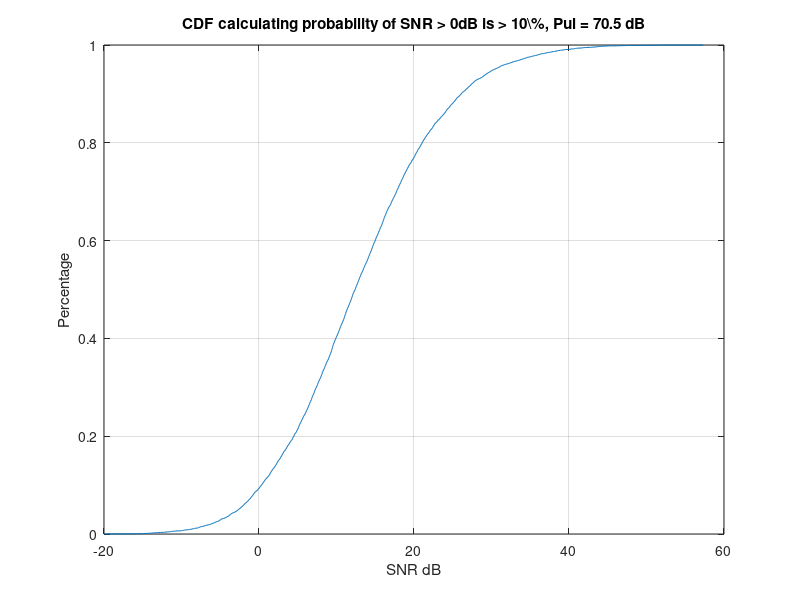
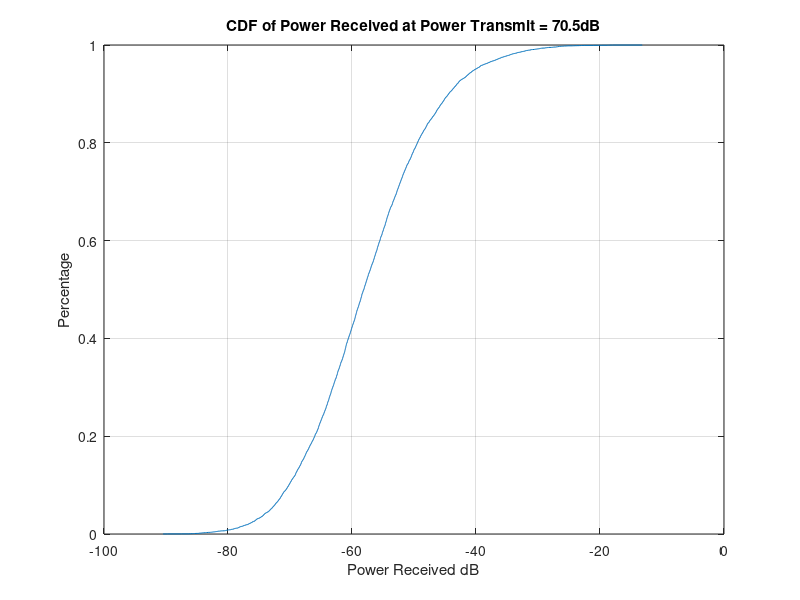
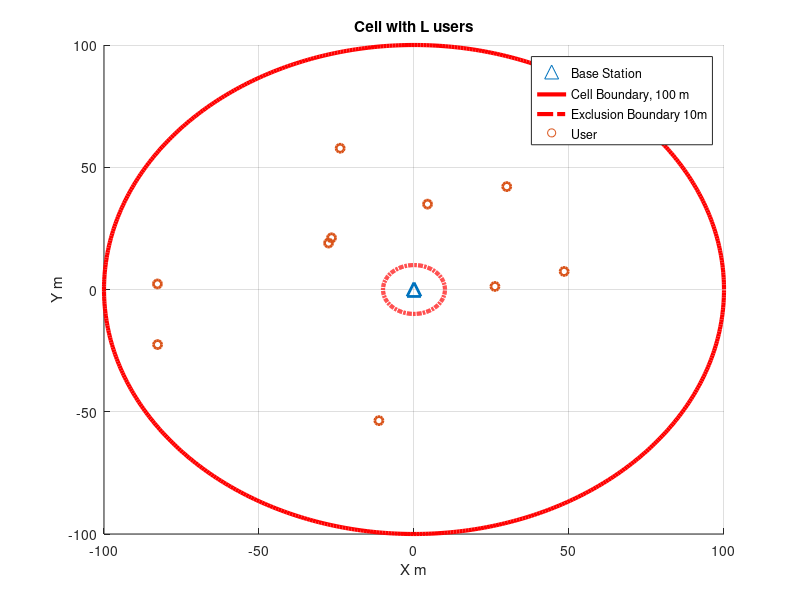

MATLAB code for these plots, in order: (Note: this script raises an error after producing the figures.)
% Project 2
% Robert Reid

clear; 
close all;
clc;
clf;
%% Determing the Optimal Transmit Power
M = 150; % number of 
C = 3; % number of Cluster
S = 16; % number of subpaths
delta = 0.5; %antenna spacing in wavelengths
Gamma = 3.2; % pathloss exponent
sigma_sf = (8.2); %dB shadow fading standard deviation
sigma_c = 14.4^2; %cluster angle variance
sigma_s = 1.28^2; %subpath angle variance
r = 100;
r_o = 10;
L = 10;
iteration = 10000;
d_o = 1; % reference distance 


p_ul = 70.5;% 70.5dB for 10% at -0dB
p_ul = db2pow(p_ul);
for l = 1:iteration
    Mags =sqrt(r_o^2+ +(r^2-r_o^2)*rand(1,1));
    Phases = -r +(2*r)*rand(1,1);
    d_l = (Mags .* exp(1i*Phases));
    X_l = (10.^(normrnd(0,sigma_sf)/10));
    Beta_l(l) = 1*X_l*(abs(d_l)/d_o).^-Gamma;
    SNR(l) = p_ul * Beta_l(l);
    
        
end
figure(1)
cdfplot(pow2db(SNR))
xlabel('SNR dB');
ylabel('Percentage');
title('CDF calculating probability of SNR > 0dB is > 10\%, Pul = 70.5 dB')
figure(2)
cdfplot(pow2db(Beta_l))
xlabel('Power Received dB');
ylabel('Percentage');
title('CDF of Power Received at Power Transmit = 70.5dB')
%% Displaying Exclusion Zone of Users


N =10;
r =100;
r_o = 10;
figure(10)
hold on
scatter([0],[0],100,'^','LineWidth',2)
ang=0:0.01:2*pi; 
xp=r*cos(ang);
yp=r*sin(ang);
plot(xp,yp,'r-','LineWidth',3);
ang=0:0.01:2*pi; 
xp=r/10*cos(ang);
yp=r/10*sin(ang);
plot(xp,yp,'r-.','LineWidth',3);
for inc = 1:1
    Mags =sqrt(r_o^2+ +(r^2-r_o^2)*rand(N,1));
    Phases = -r +(2*r)*rand(N,1);
    d = (Mags .* exp(1i*Phases));
    scatter(imag(d), real(d),'b+','LineWidth',2)
end
grid on
xlabel('X m');
ylabel('Y m');
legend('Base Station','Cell Boundary, 100 m','Exclusion Boundary 10m','User')
title('Cell with L users')

%% Plotting SINR for vary SNR - Ray Based
SNR = linspace(-30,60,20);
SNRpow = db2pow(SNR);
N = 3000;
L = 10;
M = 150;

p_ul = 70.5;
p_ul = db2pow(p_ul);
A = p_ul; %received power at reference distance
SINR = zeros([N L numel(SNR)]);
Beta_l = zeros([N L]);
phi_c = zeros([1 C]);
Delta_cs = zeros([1 S]);
phi_cs = zeros([C S]);
h_l = zeros([L C S M]);
for snr = 1:numel(SNR)
    for iter = 1:N
        %determine H matrix for L users
        for l = 1:L
            %Dropping users and determining Beta
            Mags =sqrt(r_o^2+ +(r^2-r_o^2)*rand(1,1));
            Phases = -r +(2*r)*rand(1,1);
            d_l = (Mags .* exp(1i*Phases));
            X_l = (10.^(normrnd(0,sigma_sf)/10));% lognormal shadowing
            Beta_l(iter,l) = A*X_l*(abs(d_l)/d_o).^-Gamma;
            phi_c = normrnd(0,sigma_c,C,1);
            
            Betac = Beta_l(iter,l)./(2.^(1:C));
            Betac(C) = Betac(C-1);
            
            for c = 1:C
                Delta_cs = laprnd(S,1,0,sigma_s);
                phi_cs(c,:) = phi_c(c) + Delta_cs;
                Beta_cs_l = Betac(c)/S;
                for s = 1:S               
                    theta_cs_l = (2*pi)*rand(1);
                    gamma_l = sqrt(Beta_cs_l)*exp(i*theta_cs_l);
                    a_l = exp(i*2*pi*(0:M-1)*delta*sind(phi_cs(c,s)))';
                    h_l(l,c,s,:) = gamma_l*a_l;                  
                end
            end
            h_l_sum = sum(h_l,2);
            h_l_sum = squeeze(sum(h_l_sum,3))';                 
        end     
        %determine SINR for each user
        for l = 1:L            
            H = h_l_sum;
            W = H;           
            Sum = 0;
            for lb = 1:L
                if lb ~= l
                    temp = abs(W(:,l)'*H(:,lb))^2;
                    Sum = Sum + temp;
                end
            end

            SINR(iter,l,snr) = (p_ul*(abs(W(:,l)'*H(:,l)))^2)/(p_ul*Sum + (p_ul*Beta_l(iter,l)./SNRpow(snr)) *norm(W(:,l))^2);
        end
    end  
end

SEmrc = squeeze(log2(1+mean(SINR,1)));
SEmrc = sum(SEmrc,1)


SINR = zeros([N L numel(SNR)]);
Beta_l = zeros([N L]);
phi_c = zeros([1 C]);
Delta_cs = zeros([1 S]);
phi_cs = zeros([C S]);
h_l = zeros([L C S M]);
for snr = 1:numel(SNR)
    for iter = 1:N
        %determine H matrix for L users
        for l = 1:L
            Mags =sqrt(r_o^2+ +(r^2-r_o^2)*rand(1,1));
            Phases = -r +(2*r)*rand(1,1);
            d_l = (Mags .* exp(1i*Phases));
            X_l = (10.^(normrnd(0,sigma_sf)/10));
            Beta_l(iter,l) = A*X_l*(abs(d_l)/d_o).^-Gamma;
            phi_c = normrnd(0,sigma_c,C,1);
            
            Betac = Beta_l(iter,l)./(2.^(1:C));
            Betac(C) = Betac(C-1);
            
            for c = 1:C
                Delta_cs = laprnd(S,1,0,sigma_s);
                phi_cs(c,:) = phi_c(c) + Delta_cs;
                Beta_cs_l = Betac(c)/S;
                for s = 1:S                    
                    theta_cs_l = (2*pi)*rand(1);
                    gamma_l = sqrt(Beta_cs_l)*exp(i*theta_cs_l);                
                    a_l = exp(i*2*pi*(0:M-1)*delta*sind(phi_cs(c,s)))';
                    h_l(l,c,s,:) = gamma_l*a_l;                 
                end
            end
            h_l_sum = sum(h_l,2);
            h_l_sum = squeeze(sum(h_l_sum,3))';                   
        end     
        %determine SINR for each user
        for l = 1:L        
            H = h_l_sum;
            W = H*inv(H'*H);
            
            Sum = 0;
            for lb = 1:L
                if lb ~= l
                    temp = abs(W(:,l)'*H(:,lb))^2;
                    Sum = Sum + temp;
                end
            end
            SINR(iter,l,snr) = (p_ul*(abs(W(:,l)'*H(:,l)))^2)/(p_ul*Sum + (p_ul*Beta_l(iter,l)./SNRpow(snr)) *norm(W(:,l))^2);
        end
    end   
end
SEzf = squeeze(log2(1+mean(SINR,1)));
SEzf = sum(SEzf,1);


figure(3)
hold on
plot(SNR,((SEmrc)),'r-')
plot(SNR,(SEzf),'b-')
grid on


%% Kronecker Model
SNR = linspace(-30,60,20)
SNRpow = db2pow(SNR)

N = 3000;

p = 0.9
R = zeros([M L]);
for j = 1:M
    for k = 1:L
        R(j,k) = p^abs(j-k);
    end
end 
SINR = zeros([N L numel(SNR)]);
Beta_l = zeros([N L]);
phi_c = zeros([1 C]);
Delta_cs = zeros([1 S]);
phi_cs = zeros([C S]);
h_l = zeros([L C S M]);
for snr = 1:numel(SNR)
    for iter = 1:N
        %determine H matrix for L users
        for l = 1:L
            
            Mags =sqrt(r_o^2+ +(r^2-r_o^2)*rand(1,1));
            Phases = -r +(2*r)*rand(1,1);
            d_l = (Mags .* exp(1i*Phases));
            X_l = (10.^(normrnd(0,sigma_sf)/10));
            Beta_l(iter,l) = A*X_l*(abs(d_l)/d_o).^-Gamma;
            H = 1/sqrt(2) *(randn(M,L)+1i*randn(M,L));
            H = sqrt(R).*H;
            
        end  
        
        
        %determine SINR for each user
        for l = 1:L
            
            W = H;
            Sum = 0;
            for lb = 1:L
                if lb ~= l
                    temp = abs(W(:,l)'*H(:,lb))^2;
                    Sum = Sum + temp;
                end
            end
            
            SINR(iter,l,snr) = (p_ul*(abs(W(:,l)'*H(:,l)))^2)/(p_ul*Sum + (p_ul*Beta_l(iter,l)./SNRpow(snr)) *norm(W(:,l))^2);
            
        end
    end
    
end

SEmrc = squeeze(log2(1+mean(SINR,1)));
SEmrc = sum(SEmrc,1)



SINR = zeros([N L numel(SNR)]);
Beta_l = zeros([N L]);
phi_c = zeros([1 C]);
Delta_cs = zeros([1 S]);
phi_cs = zeros([C S]);
h_l = zeros([L C S M]);
for snr = 1:numel(SNR)
    for iter = 1:N
        %determine H matrix for L users
        
          for l = 1:L  
            Mags =sqrt(r_o^2+ +(r^2-r_o^2)*rand(1,1));
            Phases = -r +(2*r)*rand(1,1);
            d_l = (Mags .* exp(1i*Phases));
            X_l = (10.^(normrnd(0,sigma_sf)/10));
            Beta_l(iter,l) = A*X_l*(abs(d_l)/d_o).^-Gamma;
            H = 1/sqrt(2)*(randn(M,L)+1i*randn(M,L));
            H = sqrt(R).*H;
          end
            
        
        
        %determine SINR for each user
        for l = 1:L
            
            W = H*inv(H'*H);
            Sum = 0;
            for lb = 1:L
                if lb ~= l
                    temp = abs(W(:,l)'*H(:,lb))^2;
                    Sum = Sum + temp;
                end
            end
            %temp = (p_ul*(abs(W(:,l)'*H(:,l)))^2)/(p_ul*Sum + (p_ul*Beta_l(iter,l)./SNRpow(snr)) *norm(W(:,l))^2);
            SINR(iter,l,snr) = (p_ul*(abs(W(:,l)'*H(:,l)))^2)/(p_ul*Sum + (p_ul*Beta_l(iter,l)./SNRpow(snr)) *norm(W(:,l))^2);
            
        end
    end
end

SEzf = squeeze(log2(1+mean(SINR,1)));
SEzf = sum(SEzf,1)

%figure(4)
%hold on
plot(SNR,(SEmrc),'r--')
plot(SNR,(SEzf),'b--')
grid on
xlabel('SNR dB')
ylabel('Spectral Efficiency bps/HZ')
title('Up-link Performace for Kronecker and Ray Based Channel')
legend('MRC Ray-Based','ZF Ray-Based','MRC Kronecker','ZF Kronecker')

%% CDFs
figure(5)
hold on
count = 1;
N = 2000;
SNR = 0;
for M = [25 100 150]
%SNR = 10;
SNRpow = db2pow(SNR)
SINR = zeros([N L numel(SNR)]);
Beta_l = zeros([N L]);
phi_c = zeros([1 C]);
Delta_cs = zeros([1 S]);
phi_cs = zeros([C S]);
h_l = zeros([L C S M]);
for snr = 1:numel(SNR)
    for iter = 1:N
        %determine H matrix for L users
        for l = 1:L
            Mags =sqrt(r_o^2+ +(r^2-r_o^2)*rand(1,1));
            Phases = -r +(2*r)*rand(1,1);
            d_l = (Mags .* exp(1i*Phases));
            X_l = (10.^(normrnd(0,sigma_sf)/10));
            Beta_l(iter,l) = A*X_l*(abs(d_l)/d_o).^-Gamma;
            phi_c = normrnd(0,sigma_c,C,1);
            
            Betac = Beta_l(iter,l)./(2.^(1:C));
            Betac(C) = Betac(C-1);
            
            for c = 1:C
                Delta_cs = laprnd(S,1,0,sigma_s);
                phi_cs(c,:) = phi_c(c) + Delta_cs;
                Beta_cs_l = Betac(c)/S;
                for s = 1:S               
                    theta_cs_l = (2*pi)*rand(1);
                    gamma_l = sqrt(Beta_cs_l)*exp(i*theta_cs_l);
                    a_l = exp(i*2*pi*(0:M-1)*delta*sind(phi_cs(c,s)))';
                    h_l(l,c,s,:) = gamma_l*a_l;                  
                end
            end
            h_l_sum = sum(h_l,2);
            h_l_sum = squeeze(sum(h_l_sum,3))';                 
        end     
        for l = 1:L            
            H = h_l_sum;
            W = H;           
            Sum = 0;
            for lb = 1:L
                if lb ~= l
                    temp = abs(W(:,l)'*H(:,lb))^2;
                    Sum = Sum + temp;
                end
            end

            SINR(iter,l,snr) = (p_ul*(abs(W(:,l)'*H(:,l)))^2)/(p_ul*Sum + (p_ul*Beta_l(iter,l)./SNRpow(snr)) *norm(W(:,l))^2);
        end
    end  
end

SEmrc = ((SINR));
SEmrc_cdf = mean(SEmrc,2);

cdfData150(:,count) = pow2db(SEmrc_cdf);

%cdfplot(SEmrc_cdf)
plots(count) = cdfplot(pow2db(SEmrc_cdf));
count = count+1;
end

for M = [25 100 150]
%SNR = 10;
SNRpow = db2pow(SNR)
SINR = zeros([N L numel(SNR)]);
Beta_l = zeros([N L]);
phi_c = zeros([1 C]);
Delta_cs = zeros([1 S]);
phi_cs = zeros([C S]);
h_l = zeros([L C S M]);
for snr = 1:numel(SNR)
    for iter = 1:N
        %determine H matrix for L users
        for l = 1:L
            Mags =sqrt(r_o^2+ +(r^2-r_o^2)*rand(1,1));
            Phases = -r +(2*r)*rand(1,1);
            d_l = (Mags .* exp(1i*Phases));
            X_l = (10.^(normrnd(0,sigma_sf)/10));
            Beta_l(iter,l) = A*X_l*(abs(d_l)/d_o).^-Gamma;
            phi_c = normrnd(0,sigma_c,C,1);
            
            Betac = Beta_l(iter,l)./(2.^(1:C));
            Betac(C) = Betac(C-1);
            
            for c = 1:C
                Delta_cs = laprnd(S,1,0,sigma_s);
                phi_cs(c,:) = phi_c(c) + Delta_cs;
                Beta_cs_l = Betac(c)/S;
                for s = 1:S               
                    theta_cs_l = (2*pi)*rand(1);
                    gamma_l = sqrt(Beta_cs_l)*exp(i*theta_cs_l);
                    a_l = exp(i*2*pi*(0:M-1)*delta*sind(phi_cs(c,s)))';
                    h_l(l,c,s,:) = gamma_l*a_l;                  
                end
            end
            h_l_sum = sum(h_l,2);
            h_l_sum = squeeze(sum(h_l_sum,3))';                 
        end     
        %determine SINR for each user
        for l = 1:L            
            H = h_l_sum;
            W = H*inv(H'*H);           
            Sum = 0;
            for lb = 1:L
                if lb ~= l
                    temp = abs(W(:,l)'*H(:,lb))^2;
                    Sum = Sum + temp;
                end
            end

            SINR(iter,l,snr) = (p_ul*(abs(W(:,l)'*H(:,l)))^2)/(p_ul*Sum + (p_ul*Beta_l(iter,l)./SNRpow(snr)) *norm(W(:,l))^2);
        end
    end  
end

SEzf = ((SINR));
SEzf_cdf = mean(SEzf,2);

cdfData150(:,count) = pow2db(SEzf_cdf);


%cdfplot(SEmrc_cdf)
plots(count) = cdfplot(pow2db(SEzf_cdf));
count = count+1;
end


set( plots(1), 'LineStyle', ':', 'Color', 'k');
set( plots(2), 'LineStyle', '--', 'Color', 'k');
set( plots(3), 'LineStyle', '-', 'Color', 'k');
set( plots(4), 'LineStyle', ':', 'Color', 'b');
set( plots(5), 'LineStyle', '--', 'Color', 'b');
set( plots(6), 'LineStyle', '-', 'Color', 'b');
xlabel('SINR dB')
ylabel('Probability')
title('SINR for Ray-Based Models at SNR = 10dB, M = 25, 100, 150')
legend('MRC M = 25','MRC M = 100','MRC M = 150','ZF M = 25','ZF M = 100','ZF M = 150')




figure (6)
hold on
for M = [25 150 500]
p = 0.9
R = zeros([M L]);
for j = 1:M
    for k = 1:L
        R(j,k) = p^abs(j-k);
    end
end 
SINR = zeros([N L numel(SNR)]);
Beta_l = zeros([N L]);
phi_c = zeros([1 C]);
Delta_cs = zeros([1 S]);
phi_cs = zeros([C S]);
h_l = zeros([L C S M]);
for snr = 1:numel(SNR)
    for iter = 1:N
        %determine H matrix for L users
        for l = 1:L
            
            Mags =sqrt(r_o^2+ +(r^2-r_o^2)*rand(1,1));
            Phases = -r +(2*r)*rand(1,1);
            d_l = (Mags .* exp(1i*Phases));
            X_l = (10.^(normrnd(0,sigma_sf)/10));
            Beta_l(iter,l) = A*X_l*(abs(d_l)/d_o).^-Gamma;
            H = 1/sqrt(2) *(randn(M,L)+1i*randn(M,L));
            H = sqrt(R).*H;
            
        end  
        
        
        %determine SINR for each user
        for l = 1:L
            
            W = H;
            Sum = 0;
            for lb = 1:L
                if lb ~= l
                    temp = abs(W(:,l)'*H(:,lb))^2;
                    Sum = Sum + temp;
                end
            end
            
            SINR(iter,l,snr) = (p_ul*(abs(W(:,l)'*H(:,l)))^2)/(p_ul*Sum + (p_ul*Beta_l(iter,l)./SNRpow(snr)) *norm(W(:,l))^2);
            
        end
    end
    
end

SEmrc = ((SINR));
SEmrc_cdf = mean(SEmrc,2);
cdfData150(:,count) = pow2db(SEmrc_cdf);

%cdfplot(SEmrc_cdf)
plots(count) = cdfplot(pow2db(SEmrc_cdf));
count = count+1;
end

for M = [25 150 500]
p = 0.9
R = zeros([M L]);
for j = 1:M
    for k = 1:L
        R(j,k) = p^abs(j-k);
    end
end 
SINR = zeros([N L numel(SNR)]);
Beta_l = zeros([N L]);
phi_c = zeros([1 C]);
Delta_cs = zeros([1 S]);
phi_cs = zeros([C S]);
h_l = zeros([L C S M]);
for snr = 1:numel(SNR)
    for iter = 1:N
        %determine H matrix for L users
        for l = 1:L
            
            Mags =sqrt(r_o^2+ +(r^2-r_o^2)*rand(1,1));
            Phases = -r +(2*r)*rand(1,1);
            d_l = (Mags .* exp(1i*Phases));
            X_l = (10.^(normrnd(0,sigma_sf)/10));
            Beta_l(iter,l) = A*X_l*(abs(d_l)/d_o).^-Gamma;
            H = 1/sqrt(2) *(randn(M,L)+1i*randn(M,L));
            H = sqrt(R).*H;
            
        end  
        
        
        %determine SINR for each user
        for l = 1:L
            
            W = H*inv(H'*H);
            Sum = 0;
            for lb = 1:L
                if lb ~= l
                    temp = abs(W(:,l)'*H(:,lb))^2;
                    Sum = Sum + temp;
                end
            end
            
            SINR(iter,l,snr) = (p_ul*(abs(W(:,l)'*H(:,l)))^2)/(p_ul*Sum + (p_ul*Beta_l(iter,l)./SNRpow(snr)) *norm(W(:,l))^2);
            
        end
    end
    p_ul*Sum
    (p_ul*Beta_l(iter,l)./SNRpow(snr))
    norm(W(:,l))^2
end

SEzf = ((SINR));
SEzf_cdf = mean(SEzf,2);
cdfData150(:,count) = pow2db(SEzf_cdf);
%cdfplot(SEmrc_cdf)
plots(count) = cdfplot(pow2db(SEzf_cdf));
count = count+1;
end

set( plots(7), 'LineStyle', ':', 'Color', 'k');
set( plots(8), 'LineStyle', '--', 'Color', 'k');
set( plots(9), 'LineStyle', '-', 'Color', 'k');
set( plots(10), 'LineStyle', ':', 'Color', 'b');
set( plots(11), 'LineStyle', '--', 'Color', 'b');
set( plots(12), 'LineStyle', '-', 'Color', 'b');
xlim([-5 15])
xlabel('SINR dB')
ylabel('Probability')
title('SINR for Kronecker Models at SNR = 10dB, M = 25, 150, 500')
legend('MRC M = 25','MRC M = 150','MRC M = 500','ZF M = 25','ZF M = 150','ZF M = 500')
%%

figure(7)
hold on
for inc = [3 6 8 11]
plots(count) = cdfplot(cdfData150(:,inc));
count =count +1;
end
set( plots(13), 'LineStyle', '--', 'Color', 'r');
set( plots(14), 'LineStyle', '-', 'Color', 'r');
set( plots(15), 'LineStyle', '--', 'Color', 'b');
set( plots(16), 'LineStyle', '-', 'Color', 'b');
xlabel('SINR dB')
ylabel('Probability')
title('SINR for all Models at SNR = 10dB, M = 150')
legend('MRC Ray-Based','ZF Ray-Based','MRC Kronecker','ZF Kronecker')
xlim([-5 25])













